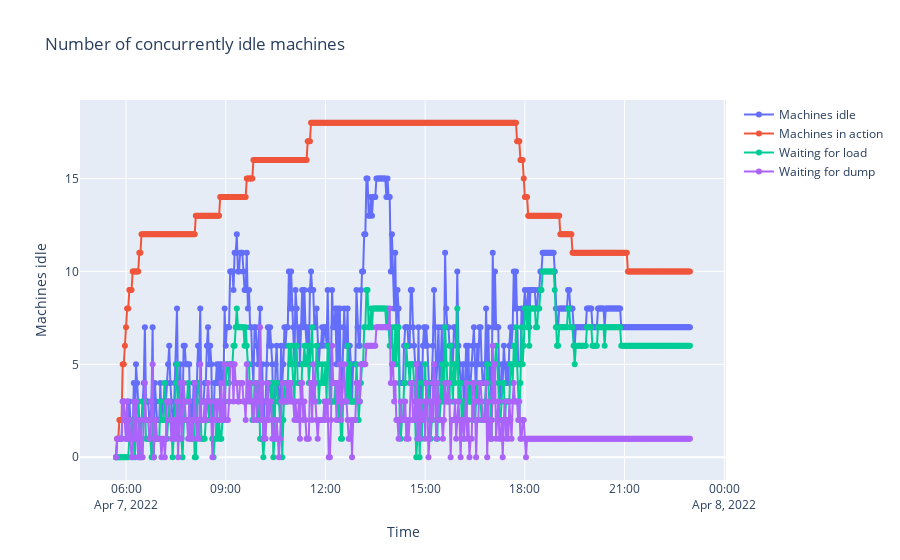

The notebook cell saved with this chart:
### Markdown cell above
Our first plot will be a plot of the number of machines idle at any given moment.

### Code cell
daily_report.plot_aggregated_idle_timeline()

### Figure 1 — Plotly figure (JSON) as saved in the notebook; plotly's stock layout.template omitted (floating-point values rounded to 4 significant figures; data arrays with more than 128 entries replaced by an {"elided": "..."} marker saying what was removed)
{"data": [{"mode": "markers+lines", "name": "Machines idle", "type": "scatter", "x": {"elided": "519 str values"}, "y": {"elided": "519 int values"}}, {"mode": "markers+lines", "name": "Machines in action", "type": "scatter", "x": {"elided": "519 str values"}, "y": {"elided": "519 int values"}}, {"mode": "markers+lines", "name": "Waiting for load", "type": "scatter", "x": {"elided": "519 str values"}, "y": {"elided": "519 int values"}}, {"mode": "markers+lines", "name": "Waiting for dump", "type": "scatter", "x": {"elided": "519 str values"}, "y": {"elided": "519 int values"}}], "layout": {"title": {"text": "Number of concurrently idle machines"}, "xaxis": {"title": {"text": "Time"}, "type": "date"}, "yaxis": {"title": {"text": "Machines idle"}, "type": "linear"}}}
